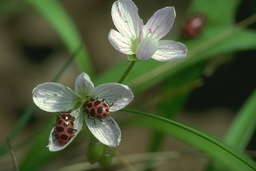
#> input picture Dataset/Image/35008.jpg, 256 x 171 px, shrunk from 481 x 321 before the run
$ jupyter execute --allow-errors main.ipynb
#> lines starting #> are read from the running program, lines starting #| are printed output that depends on the picture
[cell 1]
import numpy as np
import pandas as pd

import matplotlib.pyplot as plt

from skimage import color, graph, io
from skimage.util import img_as_float64
from skimage.segmentation import mark_boundaries
from skimage.transform import rescale

from sklearn.cluster import MeanShift, KMeans, estimate_bandwidth

import os.path as osp

[cell 2]
def extract_feat(image: np.ndarray, color_model: str = 'RGB') -> pd.DataFrame:
    image_data = np.ndarray((image.shape[0] * image.shape[1], 5))
    for i, row in enumerate(image):
        for j, value in enumerate(row):
            image_data[i * image.shape[1] + j] = [*value, i, j]
    return pd.DataFrame(image_data, columns=[*color_model, 'x', 'y']).\
           astype({'x': 'int64', 'y': 'int64'})

def label_image(flattened_image: pd.DataFrame, labels: np.ndarray) -> np.ndarray:
    max_x = int(flattened_image.max()['x'])
    max_y = int(flattened_image.max()['y'])
    image_labels = np.ndarray((max_x + 1, max_y + 1), dtype=np.int64)
    for i, row in flattened_image.iterrows():
        image_labels[int(row['x']), int(row['y'])] = labels[i]
    return image_labels


def label_to_rgb(image, labels, boundaries = True):
    result = color.label2rgb(labels, image,
                             kind='avg', bg_label=-1,
                             image_alpha=0, alpha=1)
    if boundaries: result = mark_boundaries(result, labels)
    return result

# [5 lines left out: function show_ax, not called in this run]

[cell 3]
image_name = '35008'

image = io.imread(osp.join('.', 'Dataset', 'Image', f'{image_name}.jpg'))
#> image is the input picture: shape (171, 256, 3); mean R, G, B 76.1, 89, 55.3
print(image.shape)
#| (171, 256, 3)
plt.imshow(image)

[cell 4]
transformed_image = img_as_float64(color.rgb2hsv(image))
#> transformed_image: shape (171, 256, 3) float64; mean of channels 0, 1, 2 0.231, 0.434, 0.355
hsv_df = extract_feat(transformed_image, 'HSV')
#> hsv_df = table of 43776 rows and 5 columns
rgb_df = extract_feat(img_as_float64(image), 'RGB')
#> rgb_df = table of 43776 rows and 5 columns

# Training

## Mean Shift

### Bandwidth Estimation

Rescale image - subsampling for faster estimation

[cell 5]
rescale_image = rescale(image, [0.5, 0.5, 1])
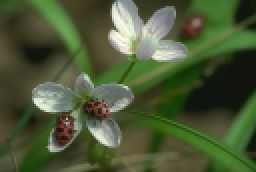
#> rescale_image: shape (86, 128, 3) float64 (shown 2 times larger); mean R, G, B 0.299, 0.349, 0.217
print(rescale_image.shape)
#| (86, 128, 3)
plt.imshow(rescale_image)

[cell 6]
temp_df1 = extract_feat(img_as_float64(rescale_image), 'RGB')
#> temp_df1 = table of 11008 rows and 5 columns
temp_df2 = extract_feat(img_as_float64(color.rgb2hsv(rescale_image)), 'HSV')
#> temp_df2 = table of 11008 rows and 5 columns
# sub_samples = int(temp_df.shape[0] * .)
bandwidths = {'rgb': estimate_bandwidth(temp_df1[[*'RGB']], quantile=.2, random_state=0, n_jobs=-1),
              'hsv': estimate_bandwidth(temp_df2[[*'HSV']], quantile=.2, random_state=0, n_jobs=-1)}
#> bandwidths = {'rgb': 0.17, 'hsv': 0.204}
bandwidths
#> Out = {'rgb': 0.17, 'hsv': 0.204}

### Train

[cell 7]
mean_shift_result = {}
ms_model = MeanShift(bin_seeding=True, max_iter=1000, cluster_all=True, n_jobs=-1)

[cell 8]
ms_model.set_params(bandwidth=bandwidths['rgb'])
train = rgb_df[[*'RGB']]
#> train = table of 43776 rows and 3 columns
temp = ms_model.fit_predict(train)

rgb_result = {'clustering': temp,
              'labeled_image': label_image(rgb_df, temp),
              'k_clusters': len(ms_model.cluster_centers_)}
#> after the loop in label_image, `for i, row in flattened_image.iterrows():`: image_labels: shape (171, 256) int64; every value is 0
mean_shift_result['rgb'] = rgb_result

print('clusters:', rgb_result['k_clusters'])
#| clusters: 1
rgb_result['labeled_image']

[cell 9]
ms_model.set_params(bandwidth=bandwidths['hsv'])
train = hsv_df[[*'HSV']]
temp = ms_model.fit_predict(train)

hsv_result = {'clustering': temp,
              'labeled_image': label_image(hsv_df, temp),
              'k_clusters': len(ms_model.cluster_centers_)}
#> after the loop in label_image (call 2), `for i, row in flattened_image.iterrows():`:
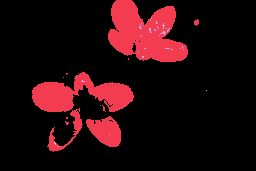
#> image_labels: shape (171, 256) int64; 3 distinct labels, from 0 to 2; one colour per label, 0 black
mean_shift_result['hsv'] = hsv_result

print('clusters:', hsv_result['k_clusters'])
#| clusters: 3
hsv_result['labeled_image']

## K-Means

[cell 10]
kmean_result = {}
km_model = KMeans(random_state=0, max_iter=1000)

[cell 11]
km_model.set_params(n_clusters=mean_shift_result['rgb']['k_clusters'])
train = rgb_df[[*'RGB']]
temp = km_model.fit_predict(train)

rgb_result = {'clustering': temp,
              'labeled_image': label_image(rgb_df, temp),
              'k_clusters': mean_shift_result['rgb']['k_clusters']}
kmean_result['rgb'] = rgb_result

print('clusters:', rgb_result['k_clusters'])
#| clusters: 1
rgb_result['labeled_image']

[cell 12]
km_model.set_params(n_clusters=mean_shift_result['hsv']['k_clusters'])
train = hsv_df[[*'HSV']]
temp = km_model.fit_predict(train)

hsv_result = {'clustering': temp,
              'labeled_image': label_image(hsv_df, temp),
              'k_clusters': mean_shift_result['hsv']['k_clusters']}
#> after the loop in label_image (call 4), `for i, row in flattened_image.iterrows():`:
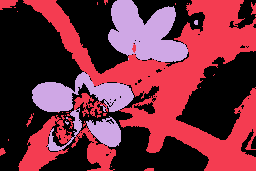
#> image_labels: shape (171, 256) int64; 3 distinct labels, from 0 to 2; one colour per label, 0 black
kmean_result['hsv'] = hsv_result

print('clusters:', hsv_result['k_clusters'])
#| clusters: 3
hsv_result['labeled_image']

# Post-process

[cell 13]
# merge functions are provided by skimage, for more information, please visit
# https://scikit-image.org/docs/stable/auto_examples/segmentation/plot_rag_merge.html#sphx-glr-auto-examples-segmentation-plot-rag-merge-py
# [43 lines left out: functions _weight_mean_color, merge_mean_color, not called in this run]

#> (a cell that did not finish here is left out)

[cell 15]
merge_alias = lambda labels, rag, threshold: graph.merge_hierarchical(labels, rag,
                                                                      thresh=threshold, # larger thresh -> less labels
                                                                      rag_copy=True,
                                                                      in_place_merge=False,
                                                                      merge_func=merge_mean_color,
                                                                      weight_func=_weight_mean_color)

thres = .3
#> (the rest of this cell did not finish here and is left out)

# Evaluation

[cell 16]
from sklearn.metrics.cluster import rand_score, silhouette_samples

## Silhouette Score

Calculate silhouette coefficients

[cell 17]
# [26 lines left out: function draw_silhouette, not called in this run]

[cell 18]
from sklearn.model_selection import StratifiedShuffleSplit
# sampling because silhouette coefficients takes too long for large samples
sampler = StratifiedShuffleSplit(1, train_size=.7, random_state=0)

[cell 19]
silhouette_coefs = {}
#> (the rest of this cell did not finish here and is left out)

### Mean Shift

[cell 20]
fig = plt.figure(figsize=(10, 5))

rgb_ax = fig.add_subplot(1, 2, 1)
hsv_ax = fig.add_subplot(1, 2, 2)

#> (the rest of this cell did not finish here and is left out)

### K-Means

[cell 21]
fig = plt.figure(figsize=(10, 5))

rgb_ax = fig.add_subplot(1, 2, 1)
hsv_ax = fig.add_subplot(1, 2, 2)

#> (the rest of this cell did not finish here and is left out)

## Rand's Index

### Before Merging

Comparision between models

[cell 22]
array = np.ndarray((2, 2))
array[0, 0] = rand_score(mean_shift_result['rgb']['labeled_image'].flatten(), mean_shift_result['hsv']['labeled_image'].flatten())
array[0, 1] = rand_score(mean_shift_result['rgb']['labeled_image'].flatten(), kmean_result['rgb']['labeled_image'].flatten())
array[1, 0] = rand_score(mean_shift_result['hsv']['labeled_image'].flatten(), kmean_result['hsv']['labeled_image'].flatten())
array[1, 1] = rand_score(kmean_result['rgb']['labeled_image'].flatten(), kmean_result['hsv']['labeled_image'].flatten())

rand_tab = pd.DataFrame(array, index=['Mean Shift RGB', 'K-Means HSV'], columns=['Mean Shift HSV', 'K-Means RGB'])
rand_tab

Comparing to pre-labeled image

[cell 23]
array = np.ndarray((2, 2))
#> (the rest of this cell did not finish here and is left out)

### After Merging

Comparision between models

[cell 24]
array = np.ndarray((2, 2))
#> (the rest of this cell did not finish here and is left out)

Comparing to pre-labeled image

[cell 25]
array = np.ndarray((2, 2))
#> (the rest of this cell did not finish here and is left out)

# Visualisation

[cell 26]
my_figsize = (8, 10)
do_bound = False
#> (the rest of this cell did not finish here and is left out)

#> in label_to_rgb, `result = color.label2rgb(labels, image, kind='avg', bg_label=-1, image..`:
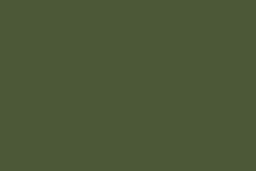
#> result: shape (171, 256, 3); mean R, G, B 76, 88, 55
